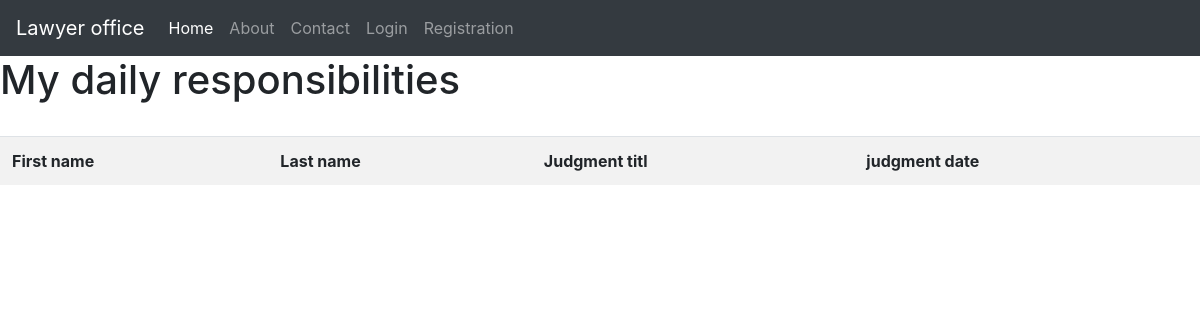
The app's page /responsibilities, older data.
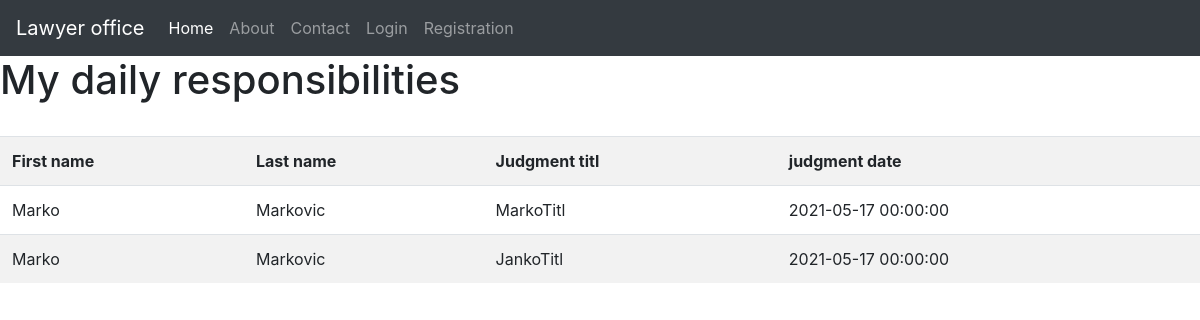
The same page, newer data.
### blog/models.py (models this page shows)
class Client(db.Model):
    id = db.Column(db.Integer, primary_key=True)
    first_name = db.Column(db.String(250), nullable=False)
    last_name = db.Column(db.String(250), nullable=False)
    city = db.Column(db.String(50), nullable=False)
    address = db.Column(db.String(50), nullable=False)
    phone = db.Column(db.String(50), nullable=False)
    mail = db.Column(db.String(50))
    user_id = db.Column(db.Integer, db.ForeignKey('user.id'), nullable=False)
    judgment = db.relationship('Judgment', secondary=Judgments, backref='judgment', lazy="dynamic")

class Judgment(db.Model):
    id = db.Column(db.Integer, primary_key=True)
    title = db.Column(db.String(250), nullable=False)
    content = db.Column(db.Text, nullable=False)
    date = db.Column(db.DateTime, nullable=False, default=datetime.utcnow)

### client/routes.py (the view)
@client.route("/responsibilities")
def responsibilities():
    start_day = datetime.today().date()
    end_day = datetime.today().date() + timedelta(days=1)
    judgments = Judgment.query.filter(Judgment.date.between(start_day, end_day))
    for judgment in judgments:
        clients = Client.query.join(Judgment.judgment).filter(Judgment.id == judgment.id).all()
        print(clients)
        return render_template("responsibilities.html", clients=clients, judgments=judgments,
                               title="My daily responsibilities")
    return render_template("responsibilities.html", title="My daily responsibilities")

### blog/templates/responsibilities.html
{% extends 'base.html' %}
{% block content %}
<h1>My daily responsibilities</h1>
<br>
<table class="table table-striped">
    <tr>
        <th>First name</th>
        <th>Last name</th>
        <th>Judgment titl</th>
        <th>judgment date</th>
    </tr>
{% for judgment in judgments %}
    {% for client in clients %}
    <tr>
        <td>{{client.first_name}}</td>
        <td>{{client.last_name}}</td>
        <td>{{judgment.title}}</td>
        <td>{{judgment.date}}</td>
    </tr>
    {% endfor %}
{% endfor %}
</table>
{% endblock content %}

Row changes from the older to the newer data that the page shows:
added Judgment: title "MarkoTitl", date "2021-05-17 00:00:00"
now on this page (row edited): Client: first_name "Marko", last_name "Markovic"
added Judgment: title "JankoTitl", date "2021-05-17 00:00:00"
